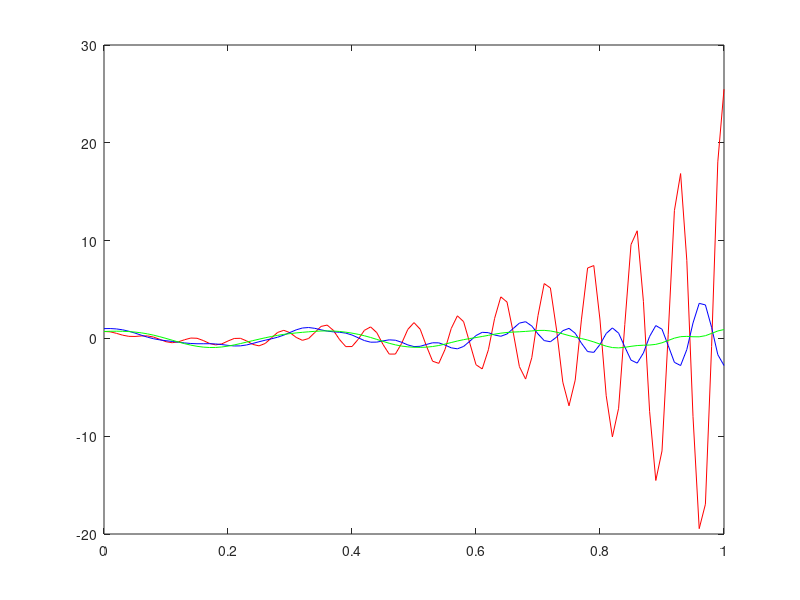

Write MATLAB code to recreate this figure.
function RK_sistema
  clc
  format long g
  M=[0.25^2 0 0; 0 0.5^2 0; 0 0 0.75^2];
  k=[2 -1 0; -1 2 -1; 0 -1 2];
  c=(12/(0.25^2));    %constante
  A=zeros(3,3);       % Matriz de 3x3 con todos ceros
  B=eye(3);           % Matriz identidad de 3x3
  P=-inv(M)*c*k;         % Matriz de 3x3
  K=[A,B;P,A]         % Matriz formada por matriz A, B, P y A
  y0=[sin(pi*0.25); sin(pi*0.5); sin(pi*0.75);3;3;3]  % Vector solución inicial
  dt=0.01              % paso de tiempo

  t=0:dt:1;
  Ndt=length(t)         % cantidad de puntos
  y(:,1)=y0;          % asigna a todas las filas de la primer columna de la matriz solución la condición inicial
  w=0.5;              % Método de Euler Mejorado

  for i=1:Ndt-1
    ya=y(:,i);          % solución actual
    k1=dt*K*ya;         % obtenemos el vector k1
    tg=t(i)+dt/(2*w);   % punto nuevo para t entre t(i) y t(i+1)
    yg=ya+k1/(2*w);     % solución intermedia de y
    k2=dt*K*yg;         % obtenemos el vector k2
    y(:,i+1)=ya+(1-w)*k1+w*k2; % Nueva solución para y
  end
  % Graficos
  plot(t, y(1,:),'r',t, y(2,:),'b',t,y(3,:),'g')
endfunction

